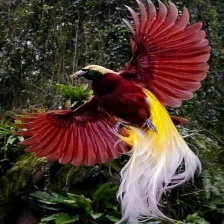
#> input picture ImageProcessing/images/a.jpg, 224 x 224 px, given in place of kus.jpg, which was not available
$ python ip_with_functions.py   (older library calls are emulated)
#> lines starting #> are read from the running program, lines starting #| are printed output that depends on the picture; after the words box and inside, x2 and y2 are one past the last pixel; in counts of white or black regions, pixels touching at a corner belong together; pictures that were not available may be replaced by others from this repository, and a replacement may not be noted
# -*- coding: utf-8 -*-
"""IP_with_functions.ipynb

Automatically generated by Colaboratory.

Original file is located at
    https://colab.research.google.com/drive/1yUxFYFYD30PUkf6ZKSUl8tn3_VzPd7yB
"""

import cv2
import numpy as np
from PIL import Image as IMAGE
import os
from IPython.display import Image
from google.colab.patches import cv2_imshow
import matplotlib.pyplot as plt
import tensorflow as tf

IMAGE.open("kus.jpg")

def doGray(name):
#> called with name = 'kus.jpg'
  img = cv2.imread(name, cv2.IMREAD_GRAYSCALE)
#> img: shape (224, 224); min 0, max 251, mean 63.6
  img = img
  plt.imshow(img, cmap= 'gray')
#> (this line was passed over: IPython is not available in this run)
  plt.show()

doGray('kus.jpg')

def show_erosion(name):
#> called with name = 'kus.jpg'
  kernel = np.ones((5,5), np.uint8)
  img = cv2.imread(name, cv2.IMREAD_GRAYSCALE)
  img_erosion = cv2.erode(img, kernel, iterations=1)
  cv2_imshow(img_erosion)

show_erosion('kus.jpg')

def show_dilation(name):
#> called with name = 'kus.jpg'
  kernel = np.ones((5,5), np.uint8)
  img = cv2.imread(name, cv2.IMREAD_GRAYSCALE)
  img_dilation = cv2.dilate(img, kernel, iterations=1)
  cv2_imshow(img_dilation)

show_dilation('kus.jpg')

def show_threshold(name):
#> called with name = 'kus.jpg'
  img = cv2.imread(name)
#> img: shape (224, 224, 3)
  retval, threshold = cv2.threshold(img, 125,255, cv2.THRESH_BINARY)
  cv2_imshow(threshold)

show_threshold('kus.jpg')

def show_threshold2(name):
#> called with name = 'kus.jpg'
  img = cv2.imread(name)
  grayscaled = cv2.cvtColor(img, cv2.COLOR_BGR2GRAY)
  retval2, threshold2 = cv2.threshold(grayscaled, 152,255,cv2.THRESH_BINARY)
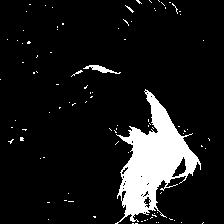
#> threshold2: shape (224, 224); 10.4% white; 94 white regions (91 under 20 px), largest, box (x1, y1, x2, y2) and area: (115, 89, 201, 224) 4777, (83, 65, 121, 74) 127, (71, 70, 83, 77) 21
  cv2_imshow(threshold2)

show_threshold2('kus.jpg')

def do_blur(name):
#> called with name = 'kus.jpg'
  img = cv2.imread(name)
  blurImg = cv2.blur(img, (10,10))
  cv2_imshow(blurImg)

do_blur('kus.jpg')

def show_sobel(name,label):
#> called with name = 'kus.jpg', label = 'x'
  img = cv2.imread(name)
  hsv = cv2.cvtColor(img, cv2.COLOR_BGR2HSV)
#> hsv: shape (224, 224, 3); mean H, S, V 69.3, 122.5, 82.5
  if label == 'x' :
    sobelx = cv2.Sobel(img,cv2.CV_64F,1,0,ksize=5)
    cv2_imshow(sobelx)
  if label == 'y' :
    sobely = cv2.Sobel(img,cv2.CV_64F,0,1,ksize=5)
    cv2_imshow(sobely)

show_sobel('kus.jpg','x')
show_sobel('kus.jpg','y')

def show_laplacian(name):
#> called with name = 'kus.jpg'
    img = cv2.imread(name)
    hsv = cv2.cvtColor(img, cv2.COLOR_BGR2HSV)
    laplacian = cv2.Laplacian(img,cv2.CV_64F)
    cv2_imshow(laplacian)

show_laplacian('kus.jpg')

doGray('g.jpg')
#> call 2 of doGray, with name = 'g.jpg'
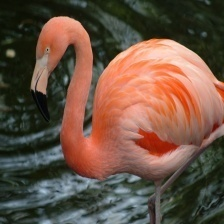
#> input picture ImageProcessing/images/g.jpg, 224 x 224 px, found by its file name
doGray('h.jpg')
#> call 3 of doGray, with name = 'h.jpg'
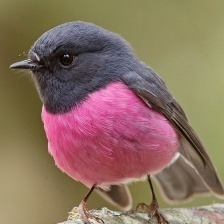
#> input picture ImageProcessing/images/h.jpg, 224 x 224 px, found by its file name

show_erosion('g.jpg')
show_erosion('h.jpg')

show_dilation('g.jpg')
show_dilation('h.jpg')
#> call 3 of show_dilation, with name = 'h.jpg'
#> in show_dilation (call 3), `img_dilation = cv2.dilate(img, kernel, iterations=1)`:
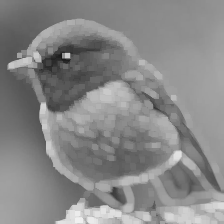
#> img_dilation: shape (224, 224); min 23, max 240, mean 135.6

show_threshold('g.jpg')
#> in show_threshold, img is the input picture: shape (224, 224, 3); mean B, G, R 67, 82.1, 106.1
show_threshold('h.jpg')
#> call 3 of show_threshold, with name = 'h.jpg'
#> in show_threshold, img is the input picture: shape (224, 224, 3); mean B, G, R 96.9, 113.4, 139.2
#> in show_threshold (call 3), `retval, threshold = cv2.threshold(img, 125,255, cv2.THRESH_BINARY)`:
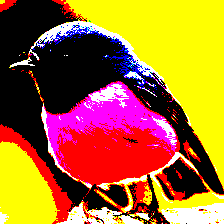
#> threshold: shape (224, 224, 3); mean B, G, R 43.8, 107.7, 166.6

show_threshold2('g.jpg')
#> in show_threshold2 (call 2), `retval2, threshold2 = cv2.threshold(grayscaled, 152,255,cv2.THRESH_BIN..`: threshold2: shape (224, 224); 15.3% white; 62 white regions (47 under 20 px), largest, box (x1, y1, x2, y2) and area: (100, 39, 224, 130) 5942, (46, 17, 90, 45) 560, (142, 147, 187, 165) 348
show_threshold2('h.jpg')
#> in show_threshold2 (call 3), `retval2, threshold2 = cv2.threshold(grayscaled, 152,255,cv2.THRESH_BIN..`: threshold2: shape (224, 224); 16.1% white; 166 white regions (144 under 20 px), largest, box (x1, y1, x2, y2) and area: (166, 26, 224, 151) 3022, (0, 170, 27, 224) 1156, (163, 201, 224, 224) 826

do_blur('g.jpg')
do_blur('h.jpg')

show_sobel('g.jpg','x')
#> in show_sobel (call 3), `hsv = cv2.cvtColor(img, cv2.COLOR_BGR2HSV)`: hsv: shape (224, 224, 3); mean H, S, V 37.7, 104.9, 112.2
show_sobel('g.jpg','y')

show_sobel('h.jpg','x')
#> in show_sobel (call 5), `hsv = cv2.cvtColor(img, cv2.COLOR_BGR2HSV)`: hsv: shape (224, 224, 3); mean H, S, V 65.1, 93.4, 140.7
#> in show_sobel (call 5), `sobelx = cv2.Sobel(img,cv2.CV_64F,1,0,ksize=5)`:
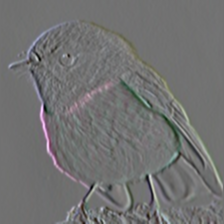
#> sobelx: shape (224, 224, 3) float64; mean B, G, R 17.8, 21.7, 15; drawn with min black and max white
show_sobel('h.jpg','y')

show_laplacian('g.jpg')
show_laplacian('h.jpg')
#> call 3 of show_laplacian, with name = 'h.jpg'
#> in show_laplacian (call 3), `laplacian = cv2.Laplacian(img,cv2.CV_64F)`:
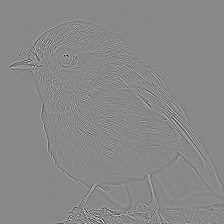
#> laplacian: shape (224, 224, 3) float64; mean B, G, R 0, 0, 0; drawn with min black and max white
